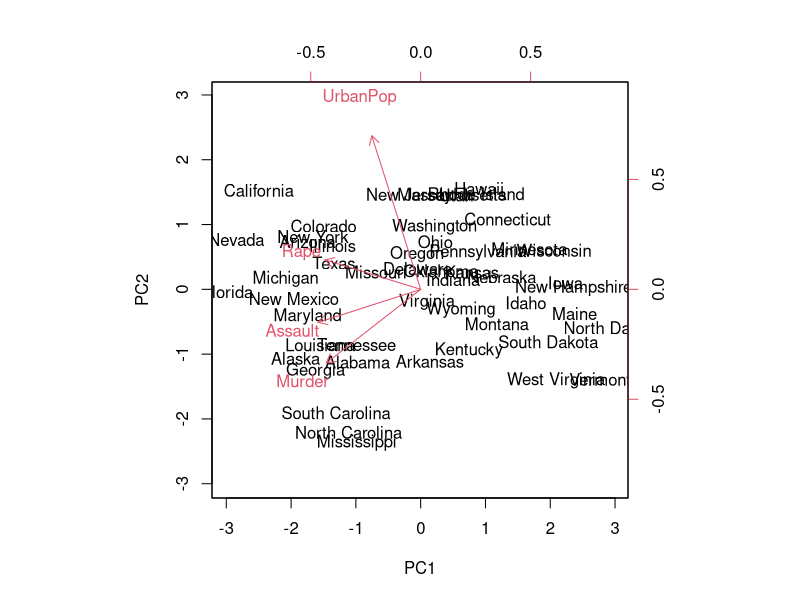
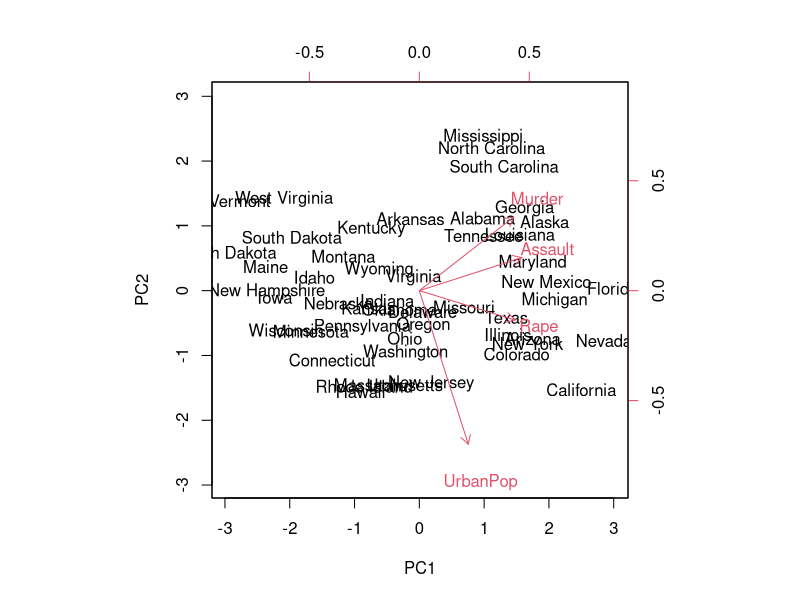
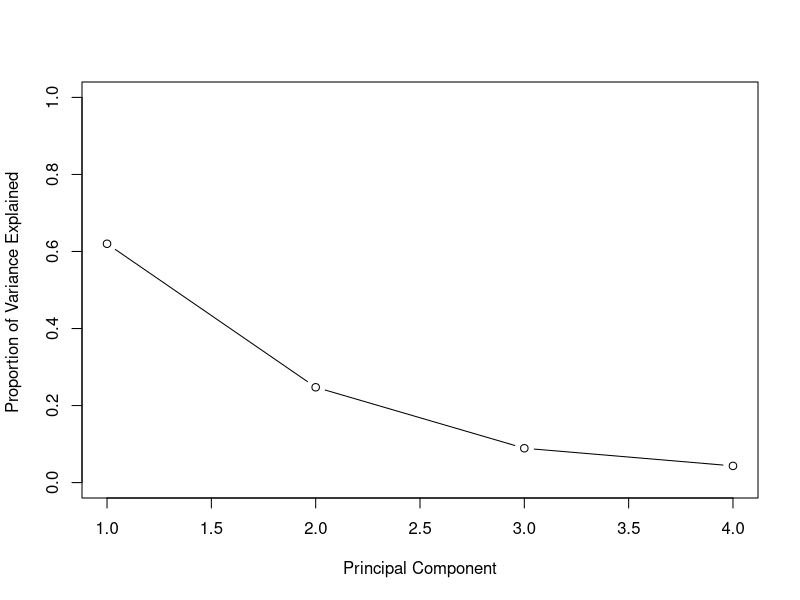
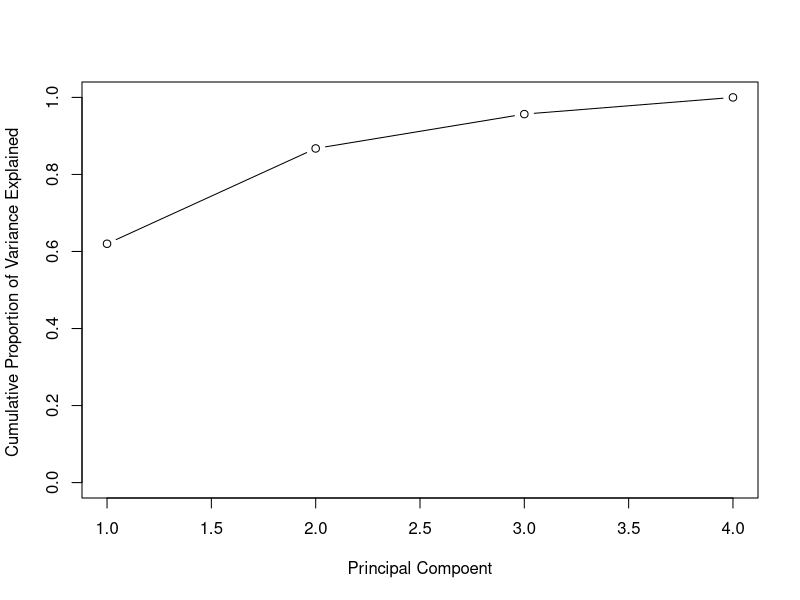

Source code (R) for these figures, in order:
states = row.names(USArrests)
apply(USArrests, 2, mean)
apply(USArrests, 2, var)
prout = prcomp(USArrests, scale=TRUE)
dim(prout$x)
biplot(prout, scale = 0)
prout$rotation = -prout$rotation
prout$x = -prout$x
biplot(prout, scale =0)
prout$sdev
pr.var = prout$sdev^2
pve = pr.var / sum(pr.var)
plot(pve, xlab="Principal Component", ylab = "Proportion of Variance Explained ", ylim=c(0,1), type='b')
plot(cumsum(pve), xlab="Principal Compoent", ylab="Cumulative Proportion of Variance Explained ", ylim=c(0,1), type='b')